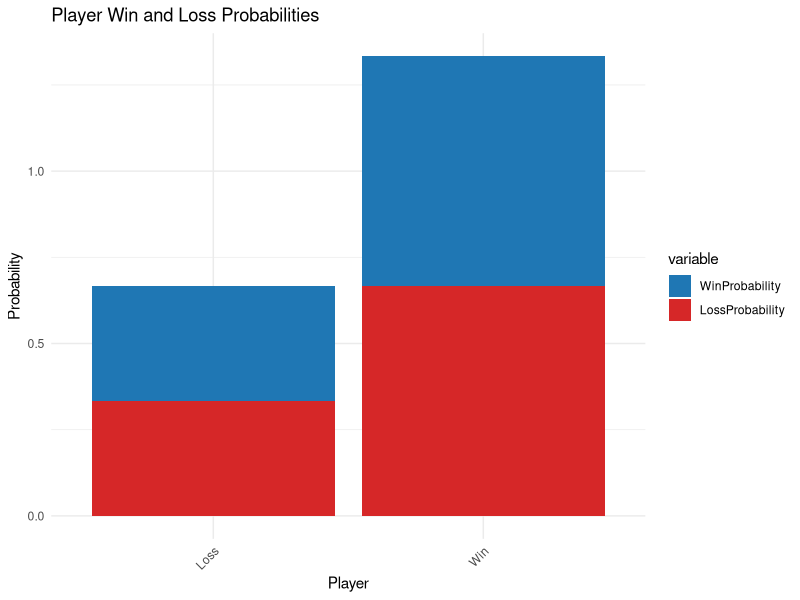
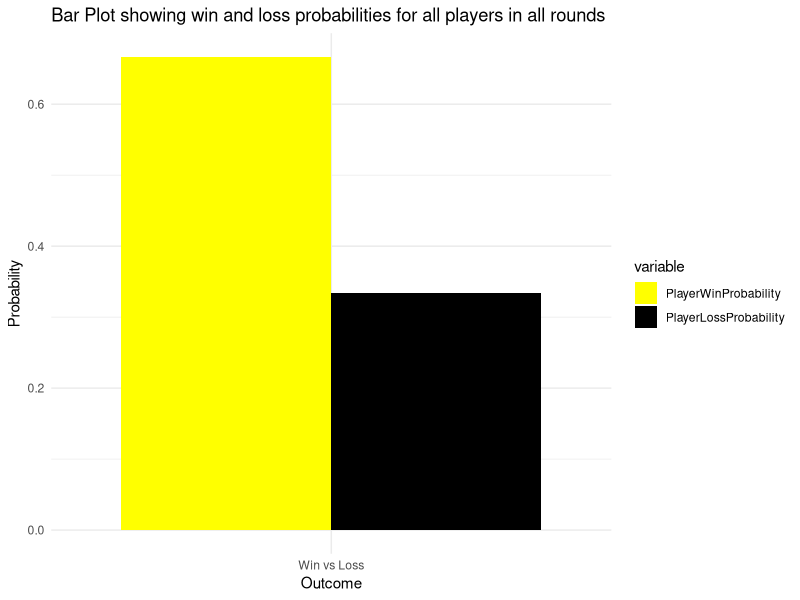
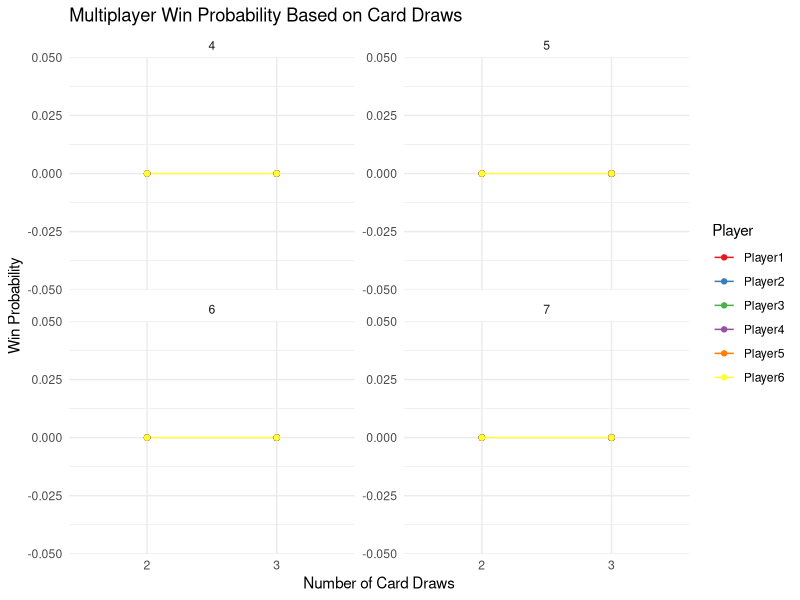

R code for these plots, in order: (Note: a time limit stopped this script after it produced the figures.)
## ---- chunk 1
knitr::opts_chunk$set(echo = TRUE)
## ---- chunk 2
library(ggplot2)
## ---- chunk 3
player_data <- read.table(text = "
PlayerNo    card1    card2    card3    card4    card5    sumofcards    dealcard1    dealcard2    dealcard3    dealcard4    dealcard5    sumofdeal    blkjck    winloss    plybustbeat    dlbustbeat    plwinamt    dlwinamt    ply2cardsum
Player1	7	10	0	0	0	17	10	8	0	0	0	18	nowin	Loss	Beat	Dlwin	0	10	17
Player2	10	9	0	0	0	19	10	8	0	0	0	18	nowin	Win	Plwin	Beat	20	0	19
Player3	9	8	0	0	0	17	10	8	0	0	0	18	nowin	Loss	Beat	Dlwin	0	10	17
Player4	2	10	0	5	0	17	10	8	0	0	0	18	nowin	Loss	Beat	Dlwin	0	10	12
Player5	10	2	0	5	0	17	10	8	0	0	0	18	nowin	Loss	Beat	Dlwin	0	10	12
Player6	6	1	8	10	0	25	10	8	0	0	0	18	nowin	Loss	Bust	PlBust	0	10	7
Player1	10	4	0	0	0	14	4	4	5	10	0	23	nowin	Win	DlBust	Bust	20	0	14
Player2	3	10	0	0	0	13	4	4	5	10	0	23	nowin	Win	DlBust	Bust	20	0	13
Player3	10	2	0	0	0	12	4	4	5	10	0	23	nowin	Win	DlBust	Bust	20	0	12
Player4	9	6	0	0	0	15	4	4	5	10	0	23	nowin	Win	DlBust	Bust	20	0	15
Player5	10	4	0	0	0	14	4	4	5	10	0	23	nowin	Win	DlBust	Bust	20	0	14
Player6	3	5	2	4	0	14	4	4	5	10	0	23	nowin	Win	DlBust	Bust	20	0	8
Player1	10	2	0	0	0	12	4	6	6	10	0	26	nowin	Win	DlBust	Bust	20	0	12
Player2	9	10	0	0	0	19	4	6	6	10	0	26	nowin	Win	DlBust	Bust	20	0	19
Player3	5	1	10	0	0	16	4	6	6	10	0	26	nowin	Win	DlBust	Bust	20	0	6
Player4	10	10	0	0	0	20	4	6	6	10	0	26	nowin	Win	DlBust	Bust	20	0	20
Player5	2	9	1	0	0	12	4	6	6	10	0	26	nowin	Win	DlBust	Bust	20	0	11
Player6	9	5	0	0	0	14	4	6	6	10	0	26	nowin	Win	DlBust	Bust	20	0	14
Player1	10	4	0	5	0	19	10	8	0	0	0	18	nowin	Win	Plwin	Beat	20	0	14
Player2	2	10	0	5	0	17	10	8	0	0	0	18	nowin	Loss	Beat	Dlwin	0	10	12
Player3	3	10	0	10	0	23	10	8	0	0	0	18	nowin	Loss	Bust	PlBust	0	10	13
Player4	10	10	0	0	0	20	10	8	0	0	0	18	nowin	Win	Plwin	Beat	20	0	20
Player5	10	10	0	0	0	20	10	8	0	0	0	18	nowin	Win	Plwin	Beat	20	0	20
Player6	4	8	0	10	0	22	10	8	0	0	0	18	nowin	Loss	Bust	PlBust	0	10	12
", header = TRUE)


#setwd("C:/Users/User/Desktop/Hanimi_Edit")
#player_datadata <- read.csv("blkjckhands.csv")

# View the first 5 rows
#head(player_datadata)
## ---- chunk 4
# Analyze player performance
player_wins <- table(player_data$winloss=="Win")
player_losses <- table(player_data$winloss=="Loss")
player_wins
player_losses
## ---- chunk 5
# Calculate player win and loss probabilities
player_win_probabilities <- player_wins['TRUE'] / nrow(player_data)
player_loss_probabilities <- player_losses['TRUE'] / nrow(player_data)
player_win_probabilities
player_loss_probabilities

## ---- chunk 6
# Create a data frame for plotting
player_prob_df <- data.frame(Player = names(player_wins), WinProbability = player_win_probabilities, LossProbability = player_loss_probabilities)

player_prob_df

## ---- chunk 7

# Create a data frame with the given results
results <- data.frame(
  Player = c("Win", "Loss"),
  WinProbability = c(player_win_probabilities,player_loss_probabilities),
  LossProbability = c(player_win_probabilities,player_loss_probabilities)
)

## ---- chunk 8
# Reshape the data into a format suitable for plotting
results_melted <- reshape2::melt(results, id.vars = "Player")

# Define custom colors for the bars
custom_colors <- c("WinProbability" = "#1f77b4", "LossProbability" = "#d62728")

# Plot the stacked bar plot with custom colors
ggplot(results_melted, aes(x = Player, y = value, fill = variable)) +
  geom_bar(stat = "identity") +
  labs(title = "Player Win and Loss Probabilities", x = "Player", y = "Probability") +
  scale_fill_manual(values = custom_colors) +
  theme_minimal() +
  theme(axis.text.x = element_text(angle = 45, hjust = 1))


## ---- chunk 9

library(ggplot2)

# Create a data frame with the given results
results <- data.frame(
  Outcome = c("Win vs Loss"),
  PlayerWinProbability = c(player_win_probabilities),
  PlayerLossProbability = c(player_loss_probabilities)
)

## ---- chunk 10

# Reshape the data into a format suitable for plotting
results_melted <- reshape2::melt(results, id.vars = "Outcome")

# Plot the grouped bar plot
ggplot(results_melted, aes(x = Outcome, y = value, fill = variable)) +
  geom_bar(stat = "identity", position = "dodge") +
  labs(title = "Bar Plot showing win and loss probabilities for all players in all rounds", x = "Outcome", y = "Probability") +
  scale_fill_manual(values = c("PlayerWinProbability" = "yellow", "PlayerLossProbability" = "black")) +
  theme_minimal()

# Part 2:

# Simulate multiplayer games and analyze strategies
simulate_multiplayer <- function(player_card_sum, dealer_card_sum, num_draws, num_players, num_simulations = 10000) {
  player_card_sums <- rep(player_card_sum, num_simulations)
  dealer_card_sums <- rep(dealer_card_sum, num_simulations)
  player_draws <- rep(num_draws, num_simulations)
  
  new_card_sums <- player_card_sums + rowSums(replicate(num_draws, matrix(sample(1:10, num_simulations, replace = TRUE), ncol = num_simulations)))
  player_wins <- (new_card_sums <= 21) & (new_card_sums > dealer_card_sums)
  player_win_prob <- mean(player_wins)
  
  return(player_win_prob)
}

# Create a data frame to store multiplayer probabilities
multiplayer_probabilities <- data.frame(
  Player = character(0),
  NumDraws = numeric(0),
  NumPlayers = numeric(0),
  Probability = numeric(0)
)

# Loop through each player and scenario to calculate multiplayer probabilities
for (player_index in 1:nrow(player_data)) {
  player_card_sum <- player_data$sumofcards[player_index]
  dealer_card_sum <- player_data$sumofdeal[player_index]
  
  for (num_draws in c(-1, 2, 3)) {
    if (num_draws == -1) next  # Skip negative number of draws
    for (num_players in 4:7) {
      player_win_prob <- simulate_multiplayer(player_card_sum, dealer_card_sum, num_draws, num_players)
      multiplayer_probabilities <- rbind(multiplayer_probabilities, 
                                          data.frame(Player = player_data$PlayerNo[player_index],
                                                     NumDraws = num_draws,
                                                     NumPlayers = num_players,
                                                     Probability = player_win_prob))
    }
  }
}

# Create plots for multiplayer probabilities
ggplot(multiplayer_probabilities, aes(x = factor(NumDraws), y = Probability, color = Player, group = NumPlayers)) +
  geom_line() +
  geom_point() +
  facet_wrap(~ NumPlayers, scales = "free_y") +
  labs(title = "Multiplayer Win Probability Based on Card Draws",
       x = "Number of Card Draws",
       y = "Win Probability") +
  scale_color_brewer(palette = "Set1") +
  theme_minimal()


player_data$strategy <- ifelse(player_data$card1 + player_data$card2 <= 12, "basic",
                               ifelse(player_data$card1 + player_data$card2 >= 18, "aggressive", "balanced"))

# Function to calculate the probability of winning for a player in a given scenario
calculate_probability <- function(player_card_sum, dealer_card_sum, player_draws) {
  wins <- replicate(10000, {
    player_wins <- sum(replicate(100, simulate_game(player_card_sum, dealer_card_sum, player_draws)))
    player_win_prob <- player_wins / 100
    return(player_win_prob)
  })
  return(mean(wins))
}

# Function to simulate a single game outcome
simulate_game <- function(player_card_sum, dealer_card_sum, player_draws) {
  player_new_sum <- player_card_sum + sum(sample(1:10, player_draws, replace = TRUE))
  player_win <- player_new_sum <= 21 && player_new_sum > dealer_card_sum
  return(player_win)
}

# Calculate probability of winning for each player with new card or staying
for (player_index in 1:nrow(player_data)) {
  player_card_sum <- player_data$sumofcards[player_index]
  dealer_card_sum <- player_data$sumofdeal[player_index]
  
  # Calculate probability with new card
  win_with_new_card <- calculate_probability(player_card_sum, dealer_card_sum, 1)
  
  # Calculate probability without taking a new card (staying)
  win_without_new_card <- calculate_probability(player_card_sum, dealer_card_sum, 0)
  
  cat(paste("Player:", player_data$PlayerNo[player_index], "Win Probability with New Card:", win_with_new_card, "Win Probability without New Card:", win_without_new_card, "\n"))
}

# Print player strategies

unique_strategies <- unique(player_data$strategy)
for (strategy in unique_strategies) {
  cat(paste("Players with", strategy, "strategy:", paste(player_data$PlayerNo[player_data$strategy == strategy], collapse = ", "), "\n"))
}





player_data$strategy 

## ---- chunk 11



# Simulate multiplayer games using Monte Carlo and compare with dataset
for (player_index in 1:nrow(player_data)) {
  player_card_sum <- player_data$sumofcards[player_index]
  dealer_card_sum <- player_data$sumofdeal[player_index]
  
  # Simulate using Monte Carlo
  monte_carlo_win_prob <- simulate_multiplayer(player_card_sum, dealer_card_sum, 1, 4)
  
  # Compare with dataset
  dataset_win_prob <- calculate_probability(player_card_sum, dealer_card_sum, 1)
  
  cat(paste("Player:", player_data$PlayerNo[player_index], "Monte Carlo Win Probability:", monte_carlo_win_prob, "Dataset Win Probability:", dataset_win_prob, "\n"))
}

# Simulate and plot winning probabilities with different card draws
num_draws <- c(-1, 2, 3)
for (player_index in 1:nrow(player_data)) {
  player_card_sum <- player_data$sumofcards[player_index]
  dealer_card_sum <- player_data$sumofdeal[player_index]
  
  prob_list <- numeric(length(num_draws))
  for (i in seq_along(num_draws)) {
    prob_list[i] <- calculate_probability(player_card_sum, dealer_card_sum, num_draws[i])
  }
  
  player_name <- player_data$PlayerNo[player_index]
  plot_data <- data.frame(NumDraws = num_draws, Probability = prob_list)
  ggplot(plot_data, aes(x = NumDraws, y = Probability)) +
    geom_line() +
    geom_point() +
    labs(title = paste("Win Probability Based on Card Draws for", player_name),
         x = "Number of Card Draws",
         y = "Win Probability") +
    theme_minimal()
}




## ---- chunk 12




## ---- chunk 13
# Create a data frame to store the probabilities for different scenarios
player_probabilities <- data.frame(
  Player = character(0),
  NumDraws = numeric(0),
  Probability = numeric(0)
)

# Loop through each player and scenario to calculate probabilities
for (player_index in 1:nrow(player_data)) {
  player_card_sum <- player_data$sumofcards[player_index]
  dealer_card_sum <- player_data$sumofdeal[player_index]
  
  for (num_draws in c(-1, 2, 3)) {
    if (num_draws == -1) next  # Skip negative number of draws
    player_win_prob <- calculate_probability(player_card_sum, dealer_card_sum, num_draws)
    player_probabilities <- rbind(player_probabilities, 
                                  data.frame(Player = player_data$PlayerNo[player_index],
                                             NumDraws = num_draws,
                                             Probability = player_win_prob))
  }
}

# Create a plot showing the probabilities for each player and scenario
ggplot(player_probabilities, aes(x = factor(NumDraws), y = Probability, fill = Player)) +
  geom_bar(stat = "identity", position = "dodge") +
  labs(title = "Player Win Probability Based on Card Draws",
       x = "Number of Card Draws",
       y = "Win Probability") +
  scale_fill_brewer(palette = "Set1") +
  theme_minimal()
## ---- chunk 14


# Function to simulate multiple game outcomes and calculate probabilities
simulate_games <- function(player_card_sum, dealer_card_sum, num_draws, num_simulations = 10000) {
  player_card_sums <- rep(player_card_sum, num_simulations)
  dealer_card_sums <- rep(dealer_card_sum, num_simulations)
  player_draws <- rep(num_draws, num_simulations)
  
  new_card_sums <- player_card_sums + rowSums(replicate(num_draws, matrix(sample(1:10, num_simulations, replace = TRUE), ncol = num_simulations)))
  player_wins <- (new_card_sums <= 21) & (new_card_sums > dealer_card_sums)
  player_win_prob <- mean(player_wins)
  
  return(player_win_prob)
}

#code for creating an interactive scatter plot
ggplot(player_data, aes(x = card1, y = card2, color = strategy)) +
  geom_point() +
  labs(title = "Relationship Between Card1 and Card2",
       x = "Card1",
       y = "Card2") +
  theme_minimal() +
  theme(legend.position = "right")

## ---- chunk 15
# Create a data frame to store the probabilities for different scenarios
player_probabilities <- data.frame(
  Player = character(0),
  NumDraws = numeric(0),
  Probability = numeric(0)
)

# Loop through each player and scenario to calculate probabilities
for (player_index in 1:nrow(player_data)) {
  player_card_sum <- player_data$sumofcards[player_index]
  dealer_card_sum <- player_data$sumofdeal[player_index]
  
  for (num_draws in c(-1, 2, 3)) {
    if (num_draws == -1) next  # Skip negative number of draws
    player_win_prob <- simulate_games(player_card_sum, dealer_card_sum, num_draws)
    player_probabilities <- rbind(player_probabilities, 
                                  data.frame(Player = player_data$PlayerNo[player_index],
                                             NumDraws = num_draws,
                                             Probability = player_win_prob))
  }
}

## ---- chunk 16
# Install and load the 'corrplot' package if not already installed
if (!requireNamespace("corrplot", quietly = TRUE)) {
  install.packages("corrplot")
}
library(corrplot)

# Calculate the correlation matrix
correlation_matrix <- cor(player_data[, c("card1", "card2", "sumofcards", "dealcard1", "dealcard2", "sumofdeal")])

# Create a heatmap
corrplot(correlation_matrix, method = "color")

# Create a plot showing the probabilities for each player and scenario using line plots
ggplot(player_probabilities, aes(x = factor(NumDraws), y = Probability, color = Player)) +
  geom_line(aes(group = Player)) +
  geom_point() +
  labs(title = "Player Win Probability Based on Card Draws",
       x = "Number of Card Draws",
       y = "Win Probability") +
  scale_color_brewer(palette = "Set1") +
  theme_minimal()

# Exporting prediction
#write.csv(data, "player_probabilities.csv", row.names = FALSE)
